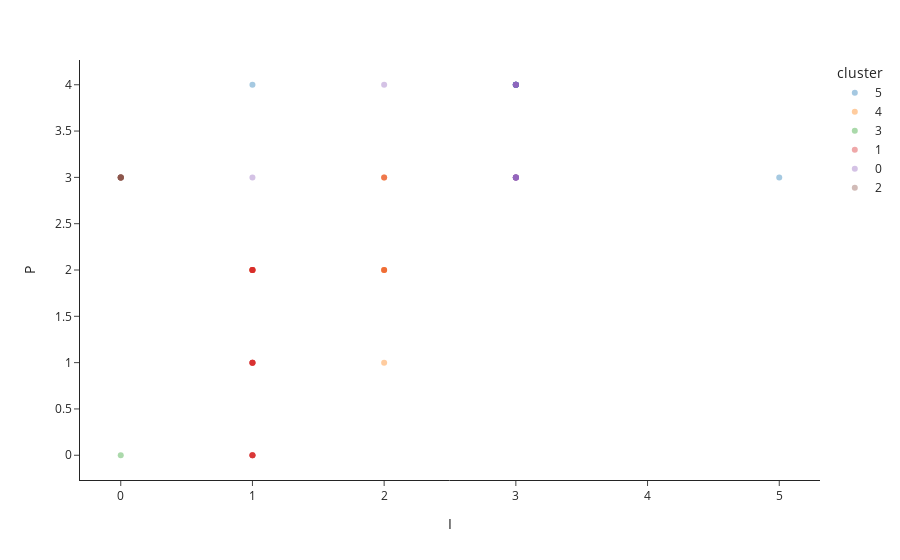

Notebook code for this chart:
### Markdown cell above
Now show it.

### Code cell
fig_ip.show()

#<xml xmlns="https://developers.google.com/blockly/xml"><variables><variable id="./c(9q?a_X)m$Cz;KLD4">fig_ip</variable></variables><block type="varDoMethod" id="]$yyKju9XpQ[RnW5}0k/" x="8" y="-62"><field name="VAR" id="./c(9q?a_X)m$Cz;KLD4">fig_ip</field><field name="MEMBER">show</field><data>fig_ip:show</data></block></xml>

### Figure 1 — Plotly figure (JSON) as saved in the notebook; plotly's stock layout.template omitted (floating-point values rounded to 4 significant figures)
{"data": [{"hovertemplate": "cluster=5<br>I=%{x}<br>P=%{y}<extra></extra>", "legendgroup": "5", "marker": {"color": "#1F77B4", "opacity": 0.4, "symbol": "circle"}, "mode": "markers", "name": "5", "orientation": "v", "showlegend": true, "type": "scatter", "x": [5, 3, 3, 1, 3, 3, 3, 3, 3], "xaxis": "x", "y": [3, 4, 4, 4, 4, 4, 4, 4, 4], "yaxis": "y"}, {"hovertemplate": "cluster=4<br>I=%{x}<br>P=%{y}<extra></extra>", "legendgroup": "4", "marker": {"color": "#FF7F0E", "opacity": 0.4, "symbol": "circle"}, "mode": "markers", "name": "4", "orientation": "v", "showlegend": true, "type": "scatter", "x": [3, 2, 2, 2, 2, 1, 1, 2, 2], "xaxis": "x", "y": [3, 3, 2, 2, 1, 2, 2, 2, 3], "yaxis": "y"}, {"hovertemplate": "cluster=3<br>I=%{x}<br>P=%{y}<extra></extra>", "legendgroup": "3", "marker": {"color": "#2CA02C", "opacity": 0.4, "symbol": "circle"}, "mode": "markers", "name": "3", "orientation": "v", "showlegend": true, "type": "scatter", "x": [0], "xaxis": "x", "y": [0], "yaxis": "y"}, {"hovertemplate": "cluster=1<br>I=%{x}<br>P=%{y}<extra></extra>", "legendgroup": "1", "marker": {"color": "#D62728", "opacity": 0.4, "symbol": "circle"}, "mode": "markers", "name": "1", "orientation": "v", "showlegend": true, "type": "scatter", "x": [2, 2, 1, 1, 1, 1, 1, 1, 1, 1, 1, 1, 1, 1, 1, 1, 1, 1, 1], "xaxis": "x", "y": [2, 3, 2, 2, 2, 2, 2, 2, 1, 1, 1, 1, 0, 0, 0, 0, 0, 1, 1], "yaxis": "y"}, {"hovertemplate": "cluster=0<br>I=%{x}<br>P=%{y}<extra></extra>", "legendgroup": "0", "marker": {"color": "#9467BD", "opacity": 0.4, "symbol": "circle"}, "mode": "markers", "name": "0", "orientation": "v", "showlegend": true, "type": "scatter", "x": [3, 3, 3, 3, 3, 3, 3, 3, 3, 3, 3, 3, 3, 3, 3, 3, 1, 3, 2], "xaxis": "x", "y": [4, 4, 3, 3, 3, 4, 3, 3, 4, 3, 3, 3, 3, 3, 4, 4, 3, 3, 4], "yaxis": "y"}, {"hovertemplate": "cluster=2<br>I=%{x}<br>P=%{y}<extra></extra>", "legendgroup": "2", "marker": {"color": "#8C564B", "opacity": 0.4, "symbol": "circle"}, "mode": "markers", "name": "2", "orientation": "v", "showlegend": true, "type": "scatter", "x": [0, 0, 0, 0, 0, 0, 0, 0, 0], "xaxis": "x", "y": [3, 3, 3, 3, 3, 3, 3, 3, 3], "yaxis": "y"}], "layout": {"autosize": true, "legend": {"title": {"text": "cluster"}, "tracegroupgap": 0}, "margin": {"t": 60}, "xaxis": {"anchor": "y", "autorange": true, "domain": [0, 1], "range": [-0.3144, 5.314], "title": {"text": "I"}, "type": "linear"}, "yaxis": {"anchor": "x", "autorange": true, "domain": [0, 1], "range": [-0.2836, 4.284], "title": {"text": "P"}, "type": "linear"}}}
